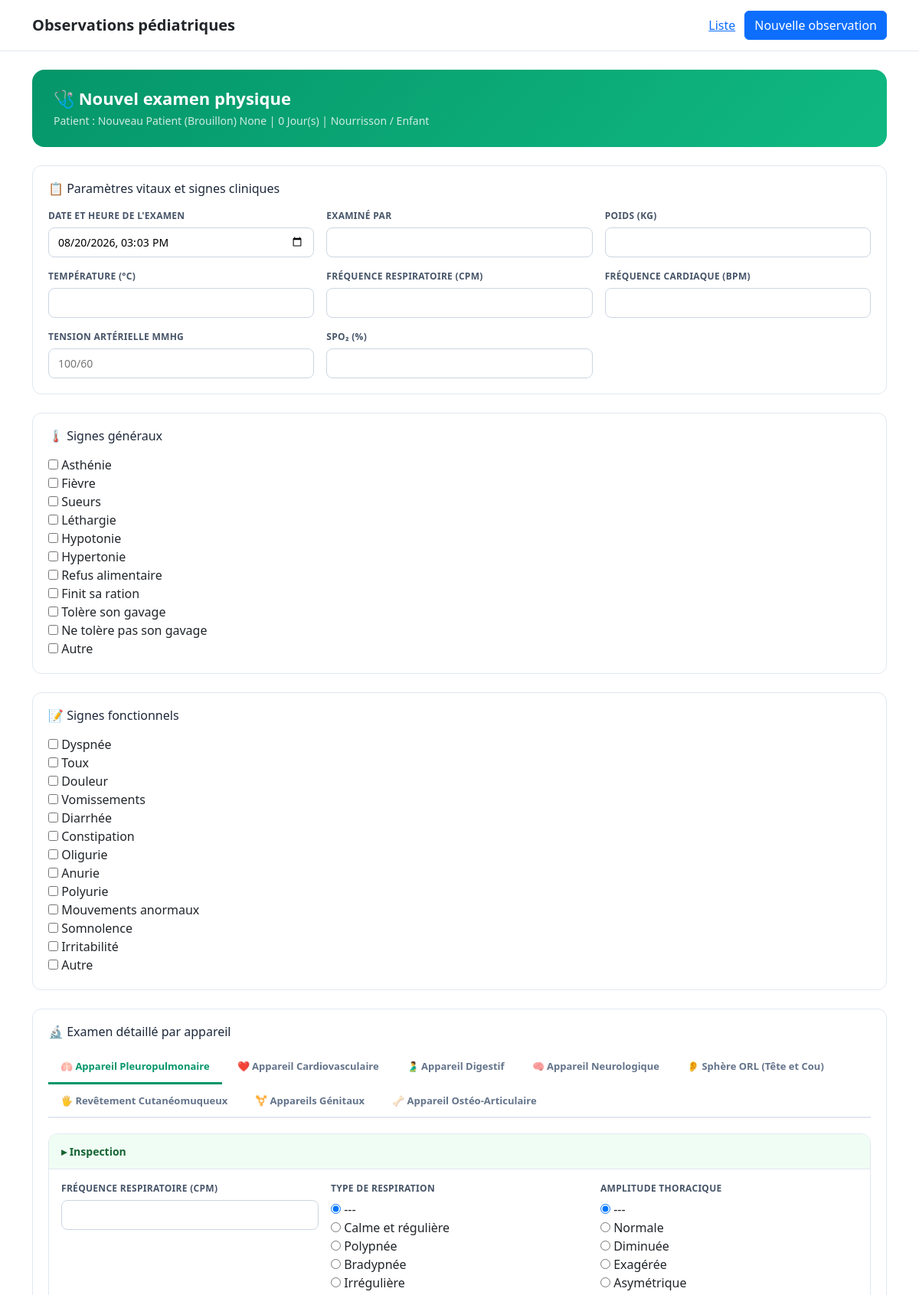
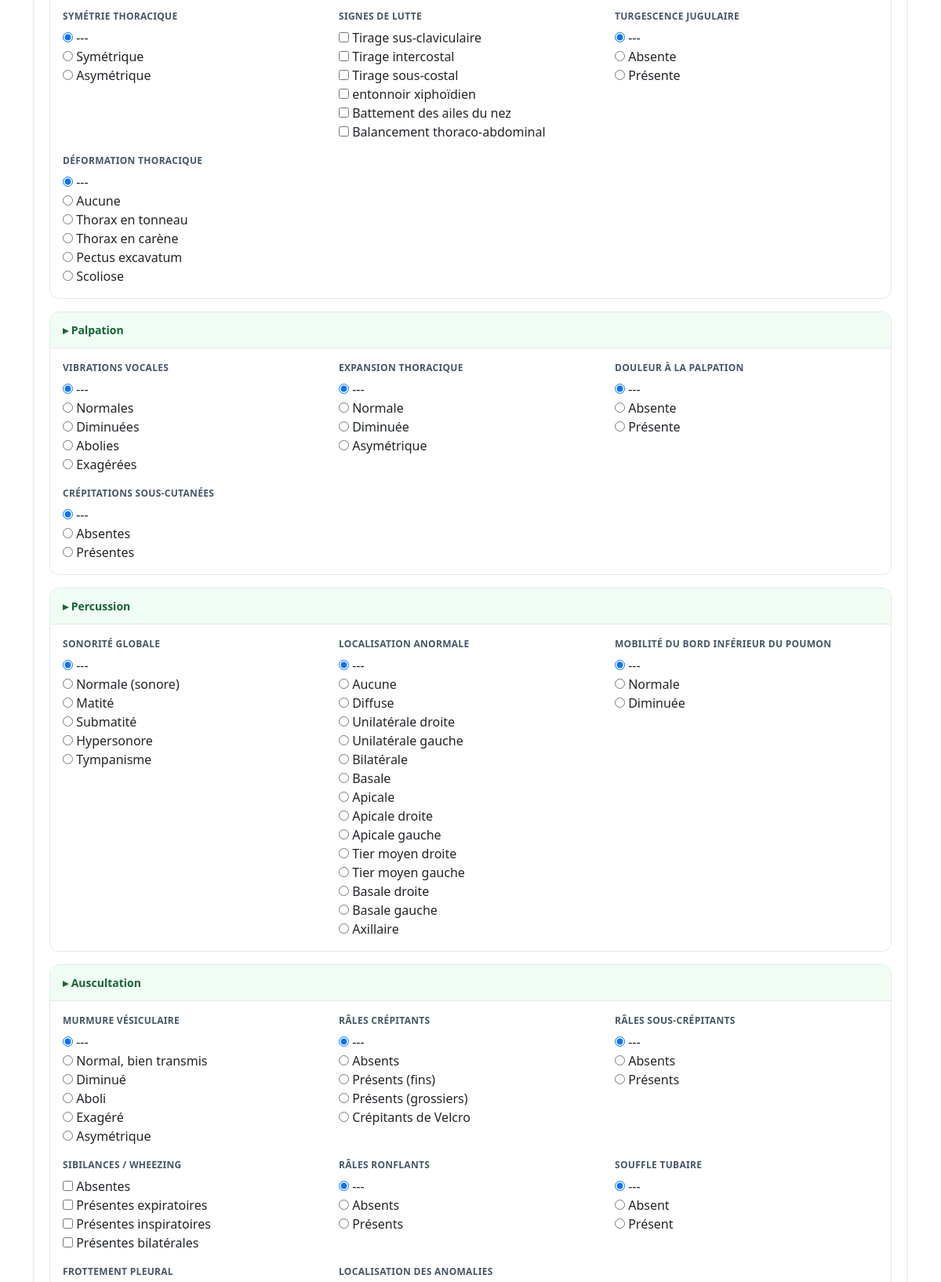
Screenshot of /observations/6/examens-physiques/ajouter/ (upper part) with the database file from the repository (2 pictures, top to bottom).
### patient/models.py (models this page shows, shortened)
class ObservationMedicale(models.Model):
    type_observation = models.CharField(
        max_length=10,
        choices=C.TYPE_OBSERVATION_CHOICES,
        verbose_name="Type d'observation",
    )
    nom = models.CharField(
        max_length=255,
        verbose_name="Nom",
    )
    prenoms = models.CharField(
        max_length=255, blank=True, null=True,
        verbose_name="Prénom(s)",
    )
    sexe = models.CharField(
        max_length=1,
        choices=C.SEXE_CHOICES,
        verbose_name="Sexe",
    )
    age_valeur = models.PositiveIntegerField(
        verbose_name="Âge",
    )
    age_unite = models.CharField(
        max_length=10,
        choices=C.AGE_UNITE_CHOICES,
        verbose_name="Unité d'âge",
    )
    date_naissance = models.DateField(
        null=True,
        blank=True,
        verbose_name="Date de naissance",
    )
    adresse = models.TextField(
        null=True,
        blank=True,
        verbose_name="Adresse",
    )
    telephone = models.CharField(
        max_length=50,
        null=True,
        blank=True,
        verbose_name="Contact",
    )
    lit = models.CharField(
        max_length=30,
        null=True,
        blank=True,
        verbose_name="Lit n°",
    )
    date_admission = models.DateField(
        null=True,
        blank=True,
        verbose_name="Date d'entrée / admission",
    )
    motif_admission = models.TextField(
        null=True,
        blank=True,
        verbose_name="Motif d'entrée / admission",
    )
    diagnostic_retenu = models.TextField(
        null=True,
        blank=True,
        verbose_name="Diagnostic retenu",
    )
    created_at = models.DateTimeField(auto_now_add=True)
    updated_at = models.DateTimeField(auto_now=True)
    class Meta:
        verbose_name = "Observation médicale"
        verbose_name_plural = "Observations médicales"
        ordering = ["-created_at"]
    @property
    def age_display(self):
        return f"{self.age_valeur} {self.get_age_unite_display()}"

### patient/views.py (the view)
@require_http_methods(["GET", "POST"])
def examen_physique_create(request, observation_pk):
    observation = get_object_or_404(ObservationMedicale, pk=observation_pk)
    if request.method == "POST":
        form = ExamenPhysiqueForm(request.POST, request.FILES)
        exam_subforms = build_exam_subforms(data=request.POST, files=request.FILES)
        all_valid = form.is_valid()
        for key, subform in exam_subforms.items():
            if not subform.is_valid():
                all_valid = False
        if all_valid:
            examen = form.save(commit=False)
            examen.observation = observation
            donnees_appareils = {}
            for key, subform in exam_subforms.items():
                donnees_appareils[key] = subform.get_json()
            examen.donnees_appareils = donnees_appareils
            examen.save()
            messages.success(request, "L'examen physique a été enregistré avec succès.")
            return redirect("patient:examen_physique_list", observation_pk=observation.pk)
        else:
            messages.error(request, "Le formulaire contient des erreurs.")
    else:
        form = ExamenPhysiqueForm()
        exam_subforms = build_exam_subforms()
    context = {
        "observation": observation,
        "form": form,
        "exam_subforms": exam_subforms,
        "exam_subforms_list": EXAM_SUBFORMS_LIST,
        "title": "Nouvel examen physique",
    }
    return render(request, "patient/examen_physique_form.html", context)

### patient/exam_forms.py (called while the page is built)
def flatten_json(data, parent_key="", sep="__"):
    items = {}
    if not isinstance(data, dict):
        return items
    for key, value in data.items():
        new_key = f"{parent_key}{sep}{key}" if parent_key else key
        if isinstance(value, dict):
            items.update(flatten_json(value, new_key, sep=sep))
        else:
            items[new_key] = value
    return items

    def prepare_value(self, value):
        if value is True:
            return "true"
        if value is False:
            return "false"
        return ""

### patient/templatetags/exam_tags.py (called while the page is built)
@register.filter
def get_item(dictionary, key):
    if dictionary is None:
        return None
    return dictionary.get(key)

@register.filter
def fields_by_prefix(form, prefix):
    return [field for field in form if field.name.startswith(prefix)]

### patient/views.py (called while the page is built)
def build_exam_subforms(examen_instance=None, data=None, files=None):
    subforms = {}
    donnees_appareils = {}
    if examen_instance and examen_instance.donnees_appareils:
        donnees_appareils = examen_instance.donnees_appareils
    for key, form_class, label in EXAM_SUBFORMS_LIST:
        json_data = donnees_appareils.get(key, {})
        subforms[key] = form_class(
            data=data,
            files=files,
            json_data=json_data,
            prefix=f"exam_{key}",
        )
    return subforms

### patient/templates/patient/examen_physique_form.html (shortened to what this page needs)
{% extends "patient/base.html" %}
{% load exam_tags %}
{% block content %}
<div class="exam-form-header">
    <h1>🩺 {{ title }}</h1>
    <div class="subtitle">
        Patient : {{ observation.nom }} {{ observation.prenoms }}
        | {{ observation.age_display }}
        | {{ observation.get_type_observation_display }}
    </div>
</div>
<form method="post" novalidate>
    <div class="main-form-section">
        <h3>📋 Paramètres vitaux et signes cliniques</h3>
        <div class="field-grid">
            <div class="field-item">
                <label for="{{ form.date_heure.id_for_label }}">{{ form.date_heure.label }}</label>
                {{ form.date_heure }}
            </div>
            <div class="field-item">
                <label for="{{ form.examine_par.id_for_label }}">{{ form.examine_par.label }}</label>
                {{ form.examine_par }}
            </div>
            <div class="field-item">
                <label for="{{ form.poids_kg.id_for_label }}">{{ form.poids_kg.label }}</label>
                {{ form.poids_kg }}
            </div>
            <div class="field-item">
                <label for="{{ form.temperature_c.id_for_label }}">{{ form.temperature_c.label }}</label>
                {{ form.temperature_c }}
            </div>
            <div class="field-item">
                <label for="{{ form.frequence_respiratoire.id_for_label }}">{{ form.frequence_respiratoire.label }}</label>
                {{ form.frequence_respiratoire }}
            </div>
            <div class="field-item">
                <label for="{{ form.frequence_cardiaque.id_for_label }}">{{ form.frequence_cardiaque.label }}</label>
                {{ form.frequence_cardiaque }}
            </div>
            <div class="field-item">
                <label for="{{ form.tension_arterielle.id_for_label }}">{{ form.tension_arterielle.label }}</label>
                {{ form.tension_arterielle }}
            </div>
            <div class="field-item">
                <label for="{{ form.saturation_oxygene.id_for_label }}">{{ form.saturation_oxygene.label }}</label>
                {{ form.saturation_oxygene }}
            </div>
            <div class="field-item">
            </div>
        </div>
    </div>
    <div class="main-form-section">
        <h3>🌡 Signes généraux</h3>
        <div class="field-grid">
            <div class="field-item">
                {{ form.signes_generaux }}
            </div>
        </div>
    </div>
    <div class="main-form-section">
        <h3>📝 Signes fonctionnels</h3>
        <div class="field-grid">
            <div class="field-item">
                {{ form.signes_fonctionnels }}
            </div>
        </div>
    </div>
    <div class="main-form-section">
        <h3>🔬 Examen détaillé par appareil</h3>
        <div class="appareils-tabs" id="appareils-tabs">
            {% for key, form_class, label in exam_subforms_list %}
                <button type="button"
                        class="appareil-tab {% if forloop.first %}active{% endif %}"
                        data-tab="appareil-{{ key }}">
                    {% if key == "pleuropulmonaire" %}🫁
                    {% elif key == "cardiovasculaire" %}❤️
                    {% elif key == "digestif" %}🫃
                    {% elif key == "neurologique" %}🧠
                    {% elif key == "orl" %}👂
                    {% elif key == "cutaneomuqueux" %}🖐
                    {% elif key == "genitaux" %}⚧
                    {% elif key == "osteoarticulaire" %}🦴
                    {% endif %}
                    {{ label }}
                </button>
            {% endfor %}
        </div>
        {% for key, form_class, label in exam_subforms_list %}
            {% with subform=exam_subforms|get_item:key %}
                <div id="appareil-{{ key }}" class="appareil-content {% if forloop.first %}active{% endif %}">
                    {% with inspection_fields=subform|fields_by_prefix:"inspection_" %}
                        {% if inspection_fields %}
                            <div class="appareil-section">
                                <div class="appareil-section-header">▸ Inspection</div>
                                <div class="appareil-section-body">
                                    <div class="field-grid">
                                        {% for field in inspection_fields %}
                                            <div class="field-item">
                                                <label for="{{ field.id_for_label }}">{{ field.label }}</label>
                                                {{ field }}
                                            </div>
                                        {% endfor %}
                                    </div>
                                </div>
                            </div>
                        {% endif %}
                    {% endwith %}
                    {% with palpation_fields=subform|fields_by_prefix:"palpation_" %}
                        {% if palpation_fields %}
                            <div class="appareil-section">
                                <div class="appareil-section-header">▸ Palpation</div>
                                <div class="appareil-section-body">
                                    <div class="field-grid">
                                        {% for field in palpation_fields %}
                                            <div class="field-item">
                                                <label for="{{ field.id_for_label }}">{{ field.label }}</label>
                                                {{ field }}
                                            </div>
                                        {% endfor %}
                                    </div>
                                </div>
                            </div>
                        {% endif %}
                    {% endwith %}
                    {% with percussion_fields=subform|fields_by_prefix:"percussion_" %}
                        {% if percussion_fields %}
                            <div class="appareil-section">
                                <div class="appareil-section-header">▸ Percussion</div>
                                <div class="appareil-section-body">
                                    <div class="field-grid">
                                        {% for field in percussion_fields %}
                                            <div class="field-item">
                                                <label for="{{ field.id_for_label }}">{{ field.label }}</label>
                                                {{ field }}
                                            </div>
                                        {% endfor %}
                                    </div>
                                </div>
                            </div>
                        {% endif %}
                    {% endwith %}
                    {% with auscultation_fields=subform|fields_by_prefix:"auscultation_" %}
                        {% if auscultation_fields %}
                            <div class="appareil-section">
                                <div class="appareil-section-header">▸ Auscultation</div>
                                <div class="appareil-section-body">
                                    <div class="field-grid">
                                        {% for field in auscultation_fields %}
                                            <div class="field-item">
                                                <label for="{{ field.id_for_label }}">{{ field.label }}</label>
                                                {{ field }}
                                            </div>
                                        {% endfor %}
                                    </div>
                                </div>
                            </div>
                        {% endif %}
                    {% endwith %}
                </div>
            {% endwith %}
        {% endfor %}
    </div>
</form>
{% endblock %}

### patient/templates/patient/base.html (style rules this page uses)
:root { --primary: #2563eb; --primary-dark: #1d4ed8; --secondary: #64748b; --danger: #dc2626; --success: #16a34a; --warning: #d97706; --info: #0891b2; --bg: #f8fafc; --card: #ffffff; --border: #e2e8f0; --text: #0f172a; --muted: #64748b; }
* { box-sizing: border-box; }
body { margin: 0; font-family: Arial, Helvetica, sans-serif; background: var(--bg); color: var(--text); line-height: 1.45; }
input[type="text"], input[type="number"], input[type="date"], input[type="email"], input[type="tel"], select, textarea { width: 100%; padding: 9px 10px; border: 1px solid #cbd5e1; border-radius: 8px; font-size: 14px; background: #fff; }

### patient/templates/patient/examen_physique_form.html (style rules this page uses)
.exam-form-header { background: linear-gradient(135deg, #059669 0%, #10b981 100%); border-radius: 16px; padding: 24px 28px; color: #fff; margin-bottom: 24px; }
.exam-form-header h1 { margin: 0; font-size: 22px; font-weight: 800; }
.exam-form-header .subtitle { color: rgba(255,255,255,0.8); font-size: 14px; margin-top: 6px; }
.appareils-tabs { display: flex; gap: 4px; border-bottom: 2px solid #e2e8f0; margin-bottom: 20px; overflow-x: auto; padding-bottom: 0; flex-wrap: wrap; }
.appareil-tab { padding: 10px 16px; border: none; background: none; font-size: 13px; font-weight: 600; color: #64748b; cursor: pointer; border-bottom: 3px solid transparent; margin-bottom: -2px; white-space: nowrap; transition: all 0.2s; }
.appareil-tab.active { color: #059669; border-bottom-color: #059669; }
.appareil-content { display: none; }
.appareil-content.active { display: block; }
.appareil-section { background: #fff; border-radius: 12px; border: 1px solid #e2e8f0; margin-bottom: 16px; overflow: hidden; }
.appareil-section-header { padding: 12px 16px; background: #f0fdf4; border-bottom: 1px solid #e2e8f0; font-weight: 700; font-size: 14px; color: #166534; }
.appareil-section-body { padding: 16px; }
.field-grid { display: grid; grid-template-columns: repeat(auto-fit, minmax(280px, 1fr)); gap: 16px; }
.field-item { display: flex; flex-direction: column; gap: 6px; }
.field-item > label { font-size: 12px; font-weight: 600; color: #475569; text-transform: uppercase; letter-spacing: 0.3px; }
.field-item input[type="text"], .field-item input[type="number"], .field-item input[type="date"], .field-item input[type="datetime-local"], .field-item select, .field-item textarea { padding: 8px 12px; border: 1px solid #cbd5e1; border-radius: 8px; font-size: 14px; width: 100%; }
.field-item input[type="checkbox"], .field-item input[type="radio"] { width: auto !important; display: inline-block; margin: 0; cursor: pointer; }
.main-form-section { background: #fff; border-radius: 12px; border: 1px solid #e2e8f0; padding: 20px; margin-bottom: 24px; }
.main-form-section h3 { margin: 0 0 16px; font-size: 16px; color: #1e293b; }

### rows the page displays
ObservationMedicale: nom "Nouveau Patient (Brouillon)", prenoms "None", age_display "0 Jour(s)", type_observation "Nourrisson / Enfant"

### other values shown
{{ title }} "Nouvel examen physique"
{{ label }} "Appareil Pleuropulmonaire" "Appareil Cardiovasculaire" "Appareil Digestif" "Appareil Neurologique" "Sphère ORL (Tête et Cou)" "Revêtement Cutanéomuqueux" "Appareils Génitaux" "Appareil Ostéo-Articulaire"
{{ field.label }} "FRÉQUENCE RESPIRATOIRE (CPM)" "TYPE DE RESPIRATION" "AMPLITUDE THORACIQUE" "SYMÉTRIE THORACIQUE" "SIGNES DE LUTTE" "TURGESCENCE JUGULAIRE" "DÉFORMATION THORACIQUE"
{{ field.label }} "VIBRATIONS VOCALES" "EXPANSION THORACIQUE" "DOULEUR À LA PALPATION" "CRÉPITATIONS SOUS-CUTANÉES"
{{ field.label }} "SONORITÉ GLOBALE" "LOCALISATION ANORMALE" "MOBILITÉ DU BORD INFÉRIEUR DU POUMON"
{{ field.label }} "MURMURE VÉSICULAIRE" "RÂLES CRÉPITANTS" "RÂLES SOUS-CRÉPITANTS" "SIBILANCES / WHEEZING" "RÂLES RONFLANTS" "SOUFFLE TUBAIRE" "FROTTEMENT PLEURAL" "LOCALISATION DES ANOMALIES"
